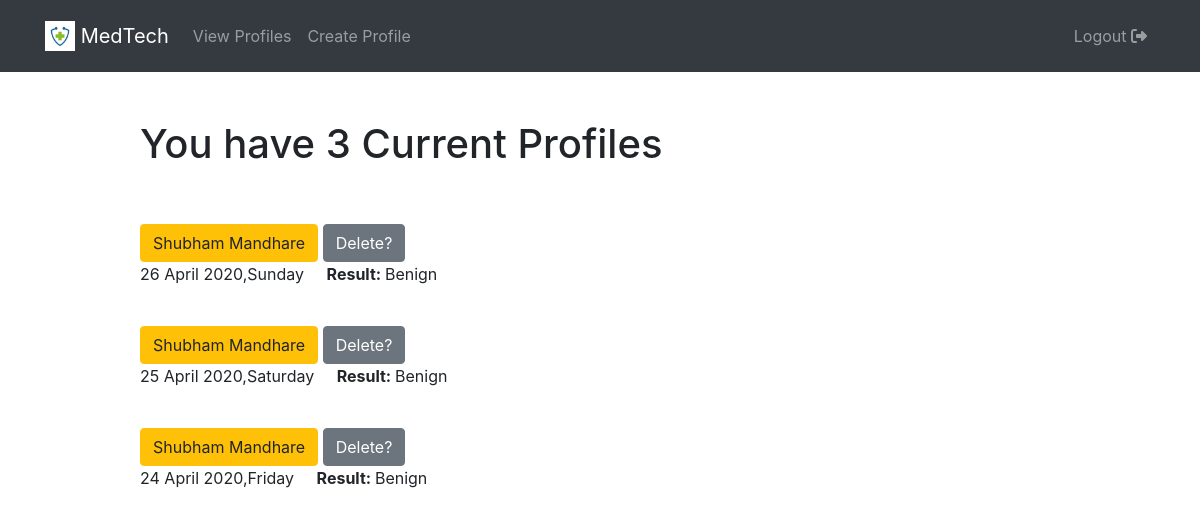
Page /current/ (signed in) on the earlier database version.
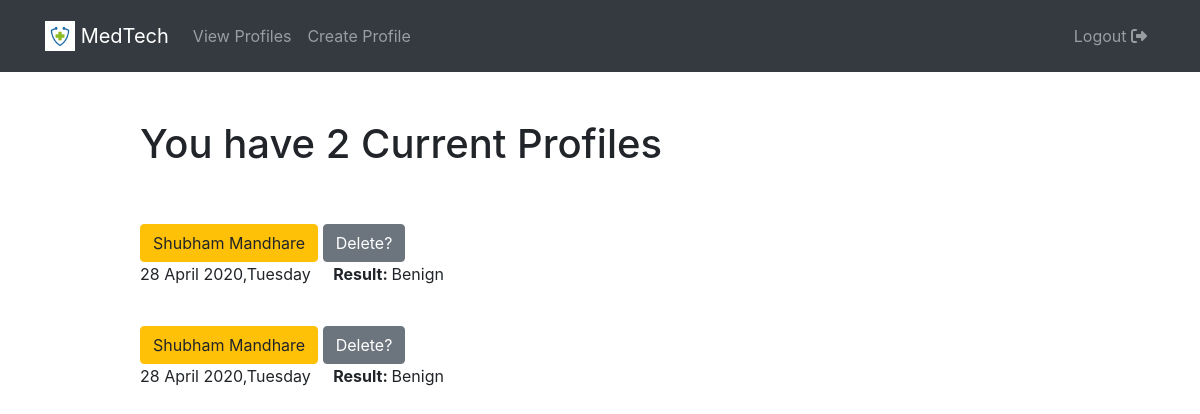
Same page on the later database version.
### patient/models.py (models this page shows, shortened)
class Patient(models.Model):
    Full_name = models.CharField(max_length=50)
    age = models.CharField(max_length=2)
    Mole_has_Asymmetry_and_Irregular_shape = models.BooleanField(default=False)
    Border_Edge_is_not_smooth_but_Irregular = models.BooleanField(default=False)
    Color_is_Uneven_or_dark = models.BooleanField(default=False)
    Diameter_is_Larger_than_size_of_pencil_eraser = models.BooleanField(default=False)
    Spot_is_changing_in_size_and_shape = models.BooleanField(default=False)
    Skin_image = models.ImageField(upload_to='patient/images/')
    created = models.DateTimeField(auto_now=True)
    user = models.ForeignKey(User, on_delete=models.CASCADE)
    result = models.CharField(max_length=50)
    image_key = models.CharField(max_length=200)
    image_name = models.CharField(max_length=50)

### patient/views.py (the view)
# urls.py: path("current/", views.currentinfo, name="currentinfo"),
@login_required
def currentinfo(request):
    patientsInfo = Patient.objects.filter(user=request.user).order_by('-created')
    return render(request,'patient/currentinfo.html',{'patientsInfo':patientsInfo})

### patient/templates/patient/currentinfo.html
{% extends 'patient/base.html' %}
{% block content %}
<div class="row justify-content-center mt-5">
    <div class="col-md-10">
        {% if patientsInfo %}
             <h1>You have {{ patientsInfo.count }} Current Profile{{ patientsInfo.count|pluralize }}</h1>
        {% else %}
             <h1>Current Profiles</h1>
        {% endif %}
    </div>
</div>
<div class="row justify-content-center mt-5">
    <div class="col-md-10">
    {% if patientsInfo %}
        <div class="list-group-center">
            {% for patient in patientsInfo %}
                <a role="button" class="btn btn-warning" href='{% url 'viewpatientinfo' patient.id %}'>
                   {{ patient.Full_name }}
                </a>
                <a role="button" class="btn btn-secondary" href='{% url 'deletepatientinfo' patient.id %}'>
                   Delete?
                </a>
                <p>{{ patient.created|date:'d F Y,l' }} &nbsp;&nbsp;&nbsp; <b> Result: </b>{{ patient.result }}</p>
                <br>
            {% endfor %}
        </div>
    {% else %}
        <div class="text-center">
            <h2>Looks like you don't have any profiles!</h2>
        <br>
        <a role="button" class="btn btn-primary" href="{% url 'createpatientinfo' %}">Create new</a>
        </div>
    {% endif %}
    </div>
</div>
{% endblock %}

Differences in the rows shown:
removed Patient: Full_name "Shubham Mandhare", created "26 April 2020,Sunday", result "Benign"
removed Patient: Full_name "Shubham Mandhare", created "25 April 2020,Saturday", result "Benign"
removed Patient: Full_name "Shubham Mandhare", created "24 April 2020,Friday", result "Benign"
added Patient: Full_name "Shubham Mandhare", created "28 April 2020,Tuesday", result "Benign"
added Patient: Full_name "Shubham Mandhare", created "28 April 2020,Tuesday", result "Benign"
Other differences:
{{ patientsInfo.count }}: "3" → "2"
